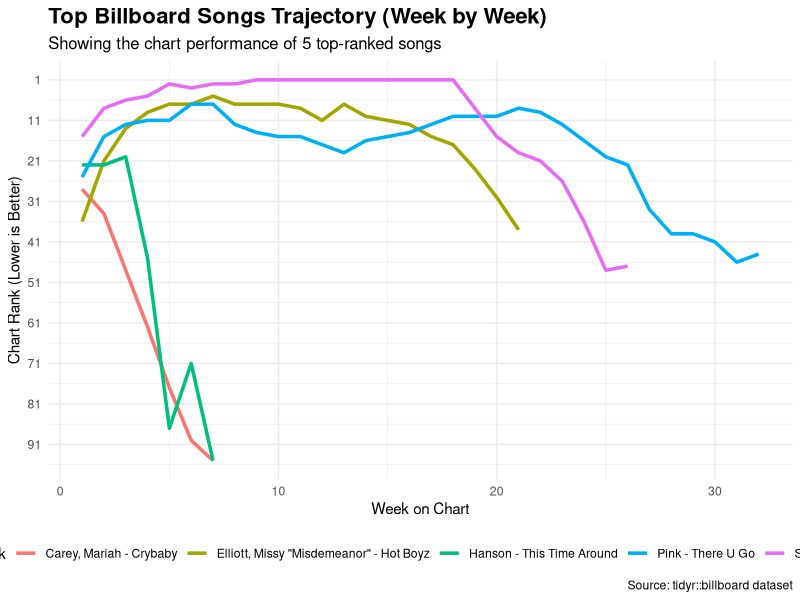

The R source for this figure:
## ---- chunk 1
suppressPackageStartupMessages(library(tidyverse))
## ---- chunk 2
#| massage: false
#| warning: false
billboard_long <- billboard |>
  pivot_longer(
    cols = starts_with("wk"),
    names_to = "week",
    values_to = "rank",
    values_drop_na = TRUE
  ) |>
  mutate(
    week = as.integer(str_remove(week, "wk")),
    artist_track = paste(artist, track, sep = " - ")
  )

# Plot top 5 songs' rank over weeks
top_songs <- billboard_long |>
  filter(week == 1) |>
  slice_min(rank, n = 5) |>
  pull(artist_track)

billboard_long |>
  filter(artist_track %in% top_songs) |>
  ggplot(aes(x = week, y = rank, color = artist_track)) +
  geom_line(size = 1.2) +
  scale_y_reverse(breaks = seq(1, 100, 10)) +
  labs(
    title = "Top Billboard Songs Trajectory (Week by Week)",
    subtitle = "Showing the chart performance of 5 top-ranked songs",
    x = "Week on Chart",
    y = "Chart Rank (Lower is Better)",
    color = "Artist - Track",
    caption = "Source: tidyr::billboard dataset"
  ) +
  theme_minimal(base_size = 11) +
  theme(
    legend.position = "bottom",
    plot.title = element_text(face = "bold", size = 16),
    plot.subtitle = element_text(size = 12)
  )
